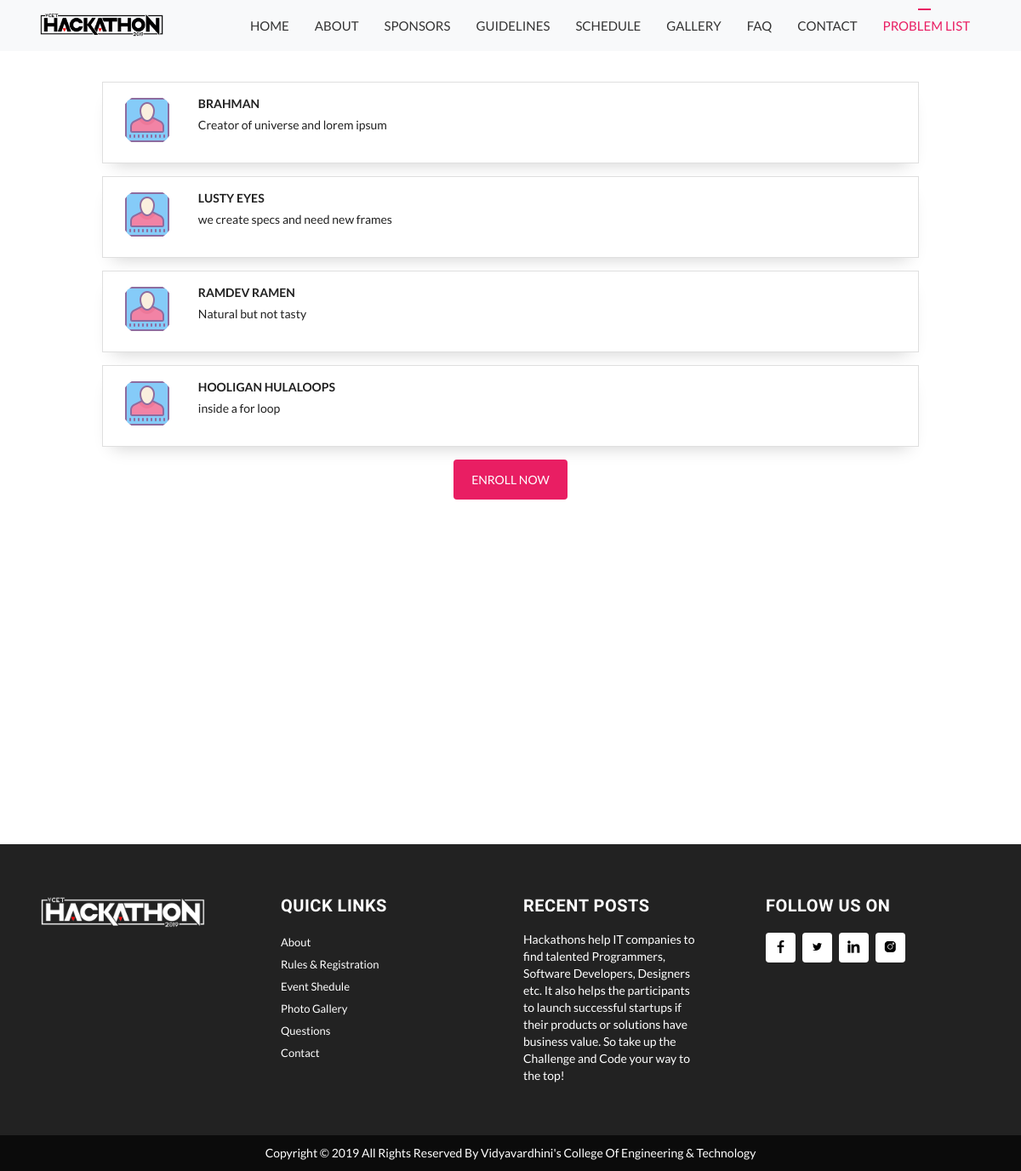
/problem_list/, run on the app's committed database.
### main/models.py (models this page shows, shortened)
class CompanyInfo(models.Model):
    company_logo = models.ImageField(blank=True)
    company_name = models.CharField(max_length=150)
    company_problem_statement = models.CharField(max_length=500)

### main/views.py (the view)
# urls.py: path('problem_list/',views.CompanyProblemsList.as_view(),name='problem_list'),
class CompanyProblemsList(ListView):
    template_name = 'main/problems_list.html'
    model = CompanyInfo
    context_object_name = 'problems'

### templates/main/problems_list.html (shortened to what this page needs)
{%extends 'main/base.html'%}
{%load staticfiles%}
{%block body%}
    </header>
    <section class='selection-wrapper' >
            <div id="accordion">
                {%for problem in problems%}
                <div class="card">
                    <div>
                        <div class="card-header">
                            <div class="images-box">
                                <img class="img-fluid" src="{{problem.company_logo.url}}" alt="image">
                            </div>
                            <div class='content-box'>
                                <span class="time">{{problem.company_name}}</span>
                                <p>
                                    {{problem.company_problem_statement}}
                                </p>
                            </div>
                            <br>
                        </div>
                    </div>
                </div>
                {%endfor%}
                <div class="text-center">
                    <a href="{%url 'student_form'%}" class="btn btn-common">Enroll Now</a>
                </div>
            </div>
    </section>
 {%endblock%}

### templates/main/base.html (shortened to what this page needs)
<!DOCTYPE html>
{%load staticfiles%}
<html lang="en" style="scroll-behavior: smooth;">
<head>
    <link rel="stylesheet" type="text/css" href="{%static 'css/bootstrap.min.css'%}">
    <link rel="stylesheet" type="text/css" href="{%static 'fonts/line-icons.css'%}">
    <link rel="stylesheet" type="text/css" href="{%static 'css/slicknav.css'%}">
    <link rel="stylesheet" type="text/css" href="{%static 'css/nivo-lightbox.css'%}">
    <link rel="stylesheet" type="text/css" href="{%static 'css/animate.css'%}">
    <link rel="stylesheet" type="text/css" href="{%static 'css/main.css'%}">
    <link rel="stylesheet" type="text/css" href="{%static 'css/responsive.css'%}">
</head>
<body>
    <header id="header-wrap">
        {% url 'problem_list' as problem_list %}
        {% url 'index' as index %}
        <nav class="navbar navbar-expand-lg fixed-top scrolling-navbar bg-light">
            <div class="container">
                <div class="navbar-header">
                    <a href="{%url 'index'%}" class="navbar-brand nav-style"><img src="{%static 'img/logo-final.png'%}" alt=""></a>
                </div>
                <div class="collapse navbar-collapse" id="main-navbar">
                    <ul class="navbar-nav mr-auto w-100 justify-content-end">
                        <li class="nav-item {%if request.path == index %} active{%endif%}">
                            <a class="nav-link" href="{% url 'index'%}#main-slide">
                                Home
                            </a>
                        </li>
                        <li class="nav-item">
                            <a class="nav-link" href="{% url 'index'%}#about">
                                About
                            </a>
                        </li>
                        <li class="nav-item">
                            <a class="nav-link" href="{% url 'index'%}#sponsor">
                                Sponsors
                            </a>
                        </li>
                        <li class="nav-item">
                            <a class="nav-link" href="{% url 'index'%}#event-slides">
                                Guidelines
                            </a>
                        </li>
                        <li class="nav-item">
                            <a class="nav-link" href="{% url 'index'%}#schedules">
                                Schedule
                            </a>
                        </li>
                        <li class="nav-item">
                            <a class="nav-link" href="{% url 'index'%}#gallery">
                                Gallery
                            </a>
                        </li>
                        <li class="nav-item">
                            <a class="nav-link" href="{% url 'index'%}#faq">
                                FAQ
                            </a>
                        </li>
                        <li class="nav-item">
                            <a class="nav-link" href="{% url 'index'%}#contact-map">
                                Contact
                            </a>
                        </li>
                        <li class="nav-item {%if request.path == problem_list%} active{%endif%}">
                            <a class="nav-link" href="{% url 'problem_list'%}#problems_list">
                                Problem List
                            </a>
                        </li>
                    </ul>
                </div>
            </div>
        </nav>
        {%block body%}
        {%endblock%}
        <footer class="footer-area section-padding">
            <div class="container">
                <div class="row">
                    <div class="col-md-6 col-lg-3 col-sm-6 col-xs-12 wow fadeInUp" data-wow-delay="0.2s">
                        <h3><img src="{%static 'img/logo-white-final.png'%}" class="nav-style" alt=""></h3>
                    </div>
                    <div class="col-md-6 col-lg-3 col-sm-6 col-xs-12 wow fadeInUp" data-wow-delay="0.4s">
                        <h3>QUICK LINKS</h3>
                        <ul>
                            <li><a href="{% url 'index'%}#about">About</a></li>
                            <li><a href="{% url 'index'%}#event-slides">Rules & Registration</a></li>
                            <li><a href="{% url 'index'%}#schedules">Event Shedule</a></li>
                            <li><a href="{% url 'index'%}#gallery">Photo Gallery</a></li>
                            <li><a href="{% url 'index'%}#faq">Questions</a></li>
                            <li><a href="{% url 'index'%}#contact-map">Contact</a></li>
                        </ul>
                    </div>
                    <div class="col-md-6 col-lg-3 col-sm-6 col-xs-12 wow fadeInUp" data-wow-delay="0.6s">
                        <h3>RECENT POSTS</h3>
                        <p>Hackathons help IT companies to find talented Programmers, Software Developers, Designers
                            etc. It also helps the participants to launch successful startups if their products or
                            solutions have business value. So take up the Challenge and Code your way to the top!</p>
                    </div>
                    <div class="col-md-6 col-lg-3 col-sm-6 col-xs-12 wow fadeInUp" data-wow-delay="0.8s">
                        <h3>FOLLOW US ON</h3>
                        <div class="widget">
                            <ul class="footer-social" style="display:inline-block !important;">
                                <li><a class="facebook" href="https://www.facebook.com/VCET-Hackathon-504784249879705"
                                        target="_blank"><i class="lni-facebook-filled"></i></a></li>
                                <li><a class="twitter" href="https://twitter.com/login?lang=en" target="_blank"><i
                                            class="lni-twitter-filled"></i></a></li>
                                <li><a class="linkedin" href="https://www.linkedin.com/in/vcet-hackathon-038b3316b/"
                                        target="_blank"><i class="lni-linkedin-filled"></i></a></li>
                                <li><a class="instagram" href="https://www.instagram.com/hackathon_vcet/"
                                        target="_blank"><i class="lni-instagram-filled"></i></a></li>
                            </ul>
                        </div>
                    </div>
                </div>
            </div>
        </footer>
        <div id="copyright">
            <div class="container">
                <div class="row">
                    <div class="col-md-12">
                        <div class="site-info">
                            <p>Copyright © 2019 All Rights Reserved By <a href="https://www.vcet.edu.in/"
                                    target="_blank">Vidyavardhini's College Of Engineering & Technology</a></p>
                        </div>
                    </div>
                </div>
            </div>
        </div>
</body>
</html>

### static/css/main.css (style rules this page uses)
html { overflow-x: hidden; }
body { background: #fff; font-size: 15px; font-weight: 400; font-family: 'Lato', sans-serif; -webkit-box-sizing: border-box; -moz-box-sizing: border-box; box-sizing: border-box; -webkit-font-smoothing: subpixel-antialiased; color: #212121; line-height: 25px; -webkit-backface-visibility: hidden; backface-visibility: hidden; overflow-x: hidden; }
h1, h2, h3, h4 { font-size: 36px; font-weight: 700; font-family: 'Josefin Sans', sans-serif; }
a { -webkit-transition: all 0.2s linear; -moz-transition: all 0.2s linear; -o-transition: all 0.2s linear; transition: all 0.2s linear; }
p { font-weight: 400; font-family: 'Lato', sans-serif; margin: 0px; font-size: 14px; }
ul, ol { list-style: outside none none; margin: 0; padding: 0; }
ul li, ol li { list-style: none; }
.btn { font-size: 14px; padding: 12px 20px; border-radius: 4px; cursor: pointer; font-weight: 400; color: #fff; text-transform: uppercase; -webkit-transition: all 0.2s linear; -moz-transition: all 0.2s linear; -o-transition: all 0.2s linear; transition: all 0.2s linear; display: inline-block; }
.btn-common { background-color: #E91E63; position: relative; z-index: 1; }
.section-padding { padding: 60px 0; }
.navbar-brand { position: relative; padding: 0px; }
.navbar-brand img { width: 75%; }
.navbar-expand-lg .navbar-nav .nav-link { color: #333333; padding: 0 15px; margin-top: 10px; margin-bottom: 10px; line-height: 40px; text-transform: uppercase; background: transparent; -webkit-transition: all 0.3s ease-in-out; -moz-transition: all 0.3s ease-in-out; transition: all 0.3s ease-in-out; position: relative; }
.nav-style { width:200px; height:auto; }
.navbar-expand-lg .navbar-nav li > a:before { content: ''; position: absolute; top: 0; left: 50%; margin-left: -10px; width: 15px; height: 2px; background: #E91E63; -webkit-transform: scale3d(0, 1, 1); -moz-transform: scale3d(0, 1, 1); transform: scale3d(0, 1, 1); -webkit-transition: -webkit-transform 0.1s; -moz-transition: -webkit-transform 0.1s; transition: transform 0.1s; }
.navbar-expand-lg .navbar-nav .active a:before { -webkit-transform: scale3d(1, 1, 1); -moz-transform: scale3d(1, 1, 1); transform: scale3d(1, 1, 1); -webkit-transition-timing-function: cubic-bezier(0.4, 0, 0.2, 1); -moz-transition-timing-function: cubic-bezier(0.4, 0, 0.2, 1); transition-timing-function: cubic-bezier(0.4, 0, 0.2, 1); -webkit-transition-duration: 0.3s; -moz-transition-duration: 0.3s; transition-duration: 0.3s; }
.navbar { padding: 0; }
.navbar li.active a.nav-link { color: #E91E63 !important; }
.section-padding ul li a { color: #000; font-size: 13px; font-weight: 400; }
.footer-area { background: #222222; }
.footer-area h3 { font-size: 20px; color: #fff; font-weight: 700; padding-bottom: 10px; letter-spacing: 0.5px; }
.footer-area p { font-size: 14px; color: #fff; line-height: 20px; margin: 0; padding-right: 50px; }
.footer-area ul li a { color: #fff; font-size: 13px; font-weight: 400; }
.footer-social { display:inline-block !important; }
.footer-area .footer-social li { display: inline-block !important; }
.footer-area .footer-social li a { color: #000; background: #fff; width: 35px; height: 35px; line-height: 35px; display: block !important; text-align: center; border-radius: 4px; font-size: 15px; margin-right: 5px; transition: all 0.3s ease-in-out 0s; -moz-transition: all 0.3s ease-in-out 0s; -webkit-transition: all 0.3s ease-in-out 0s; -o-transition: all 0.3s ease-in-out 0s; }
.widget { margin-top: 10px; }
#copyright { background: #0b0b0b; text-align: center; }
#copyright p { line-height: 42px; color: #fff; margin: 0; }
#copyright p a { color: #fff; }
.selection-wrapper { min-height: 100vh; max-width: 80vw; justify-content: center; margin:6rem auto; }
.selection-wrapper .card { border-radius:0 !important; margin-bottom: 15px; box-shadow:0 12px 20px -12px rgba(0, 0, 0, 0.2); }
.selection-wrapper .card-header { background:#fff !important; border-bottom: none !important; }
.selection-wrapper .card-header .time { font-weight: bold; text-transform: uppercase; font-size:14px; }
.selection-wrapper .card-header { display:grid; grid-template-columns: 1fr 8fr 1fr; }
.selection-wrapper .card-header .images-box { width: 70px; height: 70px; margin-right: 20px; }
.selection-wrapper .card-header .images-box img { border-radius: 50%; }

### data on the page
CompanyInfo: company_logo (picture), company_name "BRAHMAN", company_problem_statement "Creator of universe and lorem ipsum"
CompanyInfo: company_logo (picture), company_name "LUSTY EYES", company_problem_statement "we create specs and need new frames"
CompanyInfo: company_logo (picture), company_name "RAMDEV RAMEN", company_problem_statement "Natural but not tasty"
CompanyInfo: company_logo (picture), company_name "HOOLIGAN HULALOOPS", company_problem_statement "inside a for loop"
